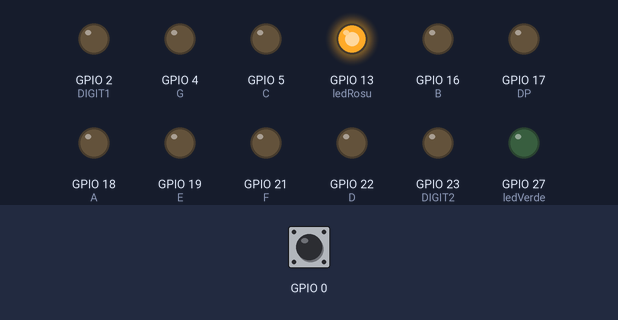
A sketch run on a simulated ESP32. Parts: output pins drawn as LEDs (lit = HIGH). Inputs (shaded band) come from the test bench; at power-on: GPIO 0 HIGH. Nothing arrives over Bluetooth unless stated; what the sketch prints to the serial monitor is not drawn.

Above: at 1.1 s.
At 11.1 s:
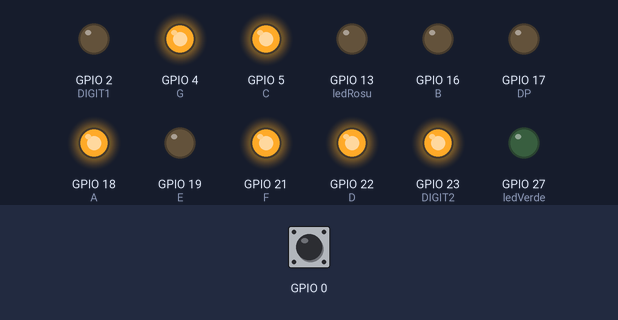
At 15.1 s:
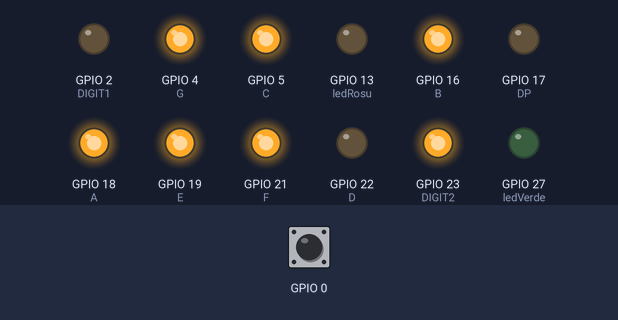
At 19.1 s:
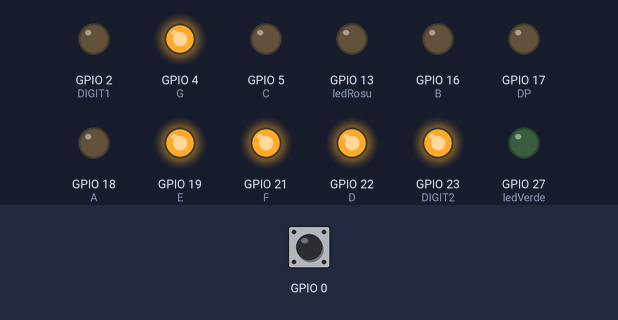
At 23.1 s:
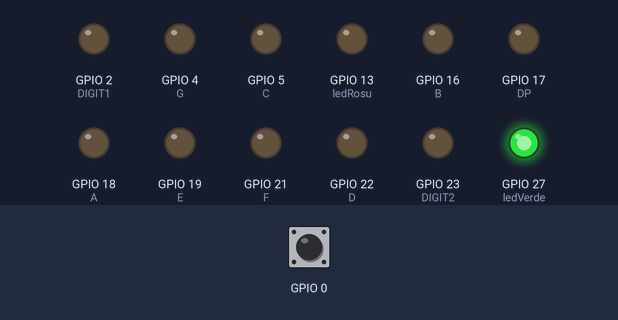
At 37.1 s:
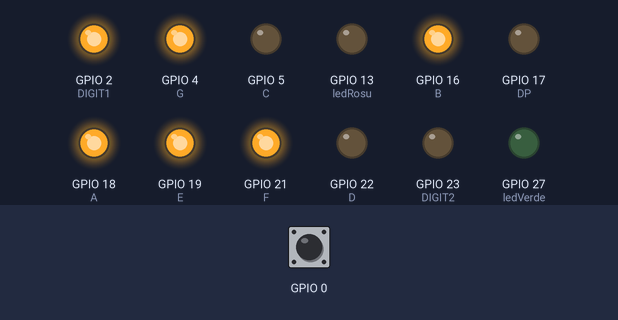
Timing chart, 0 to 40.0 s (numbered marks = the images above):
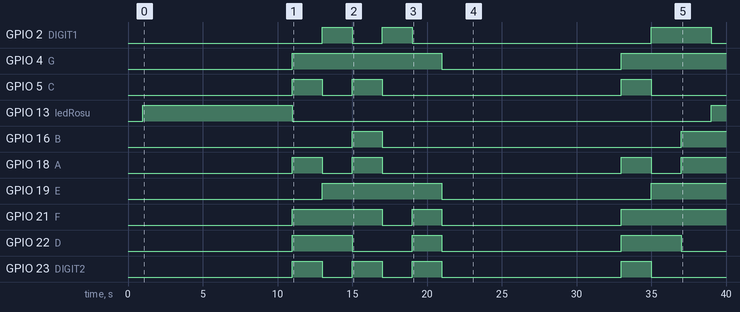

The sketch:

proiectPIAcodArduino.ino
```cpp
#define A 18
#define B 16
#define C 5
#define D 22
#define E 19
#define F 21
#define G 4
#define DP 17
#define DIGIT1 2
#define DIGIT2 23
#define ledRosu 13
#define ledGalben 12
#define ledVerde 27
#define T3 15
#define T6 14
#define T9 12
#include "BluetoothSerial.h"
#if !defined(CONFIG_BT_ENABLED) || !defined(CONFIG_BLUEDROID_ENABLED)
#error Bluetooth is not enabled! Please run make menuconfig to and enable it
#endif

BluetoothSerial SerialBT;

void setup() {
pinMode(ledRosu, OUTPUT);
pinMode(ledGalben, OUTPUT);
pinMode(ledVerde, OUTPUT);
pinMode(A, OUTPUT); //A
pinMode(B, OUTPUT); //B
pinMode(C, OUTPUT); //C
pinMode(D, OUTPUT); //D
pinMode(E, OUTPUT); //E
pinMode(F, OUTPUT); //F
pinMode(G, OUTPUT); //G
pinMode(DP, OUTPUT); //DP
pinMode(DIGIT1, OUTPUT); //DIGIT1
pinMode(DIGIT2, OUTPUT); //DIGIT2
pinMode(T3, INPUT);
pinMode(T6, INPUT);
pinMode(T9, INPUT);
Serial.begin(115200);
delay(1000);
SerialBT.begin("ESP-Echipa 8");
Serial.println("The device started, now you can pair it with bluetooth!");
}

void loop() {

if(digitalRead(T3==1)){
digitalWrite(ledRosu, HIGH);
SerialBT.println("Semaforul s-a facut rosu, va rog asteptati");
delay(2000);
SerialBT.println("Au mai ramas 8 secunde");
delay(2000);
SerialBT.println("Au mai ramas 6 secunde");
delay(2000);
SerialBT.println("Au mai ramas 4 secunde");
delay(2000);
SerialBT.println("Au mai ramas 2 secunde");
delay(2000);
digitalWrite(ledRosu, LOW);
digitalWrite(DIGIT1,LOW); //DIGIT1
digitalWrite(DIGIT2,HIGH); //DIGIT2
digitalWrite(A,HIGH); //a
digitalWrite(B,LOW); //b
digitalWrite(C,HIGH); //c
digitalWrite(D,HIGH); //d
digitalWrite(E,LOW); //e
digitalWrite(F,HIGH); //f
digitalWrite(G,HIGH); // g
delay(2000);
digitalWrite(DIGIT1,HIGH); //DIGIT1
digitalWrite(DIGIT2,LOW); //DIGIT2
digitalWrite(A,LOW); //a
digitalWrite(B,LOW); //b
digitalWrite(C,LOW); //c
digitalWrite(D,HIGH); //d
digitalWrite(E,HIGH); //e
digitalWrite(F,HIGH); //f
digitalWrite(G,HIGH); // g
delay(2000);
digitalWrite(DIGIT1,LOW); //DIGIT1
digitalWrite(DIGIT2,HIGH); //DIGIT2
digitalWrite(A,HIGH); //a
digitalWrite(B,HIGH); //b
digitalWrite(C,HIGH); //c
digitalWrite(D,LOW); //d
digitalWrite(E,HIGH); //e
digitalWrite(F,HIGH); //f
digitalWrite(G,HIGH); // g
delay(2000);
digitalWrite(DIGIT1,HIGH); //DIGIT1
digitalWrite(DIGIT2,LOW); //DIGIT2
digitalWrite(A,LOW); //a
digitalWrite(B,LOW); //b
digitalWrite(C,LOW); //c
digitalWrite(D,LOW); //d
digitalWrite(E,HIGH); //e
digitalWrite(F,LOW); //f
digitalWrite(G,HIGH); // g
delay(2000);
digitalWrite(DIGIT1,LOW); //DIGIT1
digitalWrite(DIGIT2,HIGH); //DIGIT2
digitalWrite(A,LOW); //a
digitalWrite(B,LOW); //b
digitalWrite(C,LOW); //c
digitalWrite(D,HIGH); //d
digitalWrite(E,HIGH); //e
digitalWrite(F,HIGH); //f
digitalWrite(G,HIGH); // g
delay(2000);
digitalWrite(DIGIT1,LOW); //DIGIT1
digitalWrite(DIGIT2,LOW); //DIGIT2
digitalWrite(A,LOW); //a
digitalWrite(B,LOW); //b
digitalWrite(C,LOW); //c
digitalWrite(D,LOW); //d
digitalWrite(E,LOW); //e
digitalWrite(F,LOW); //f
digitalWrite(G,LOW); // g
delay(2000);
digitalWrite(DIGIT1, LOW);
digitalWrite(DIGIT2, LOW);
}

if(digitalRead(T6==1)){
digitalWrite(ledVerde, HIGH);
SerialBT.println("Semaforul s-a facut verde, va rog traversati");
digitalWrite(ledGalben, HIGH);
delay(1000);
digitalWrite(ledGalben, LOW);
delay(1000);
SerialBT.println("Au mai ramas 8 secunde");
digitalWrite(ledGalben, HIGH);
delay(1000);
digitalWrite(ledGalben, LOW);
delay(500);
digitalWrite(ledGalben, HIGH);
delay(500);
SerialBT.println("Au mai ramas 6 secunde");
digitalWrite(ledGalben, LOW);
delay(500);
digitalWrite(ledGalben, HIGH);
delay(500);
digitalWrite(ledGalben, LOW);
delay(500);
digitalWrite(ledGalben, HIGH);
delay(500);
SerialBT.println("Au mai ramas 4 secunde");
delay(333.333);
digitalWrite(ledGalben, LOW);
delay(333.333);
digitalWrite(ledGalben, HIGH);
delay(333.333);
digitalWrite(ledGalben, LOW);
delay(333.333);
digitalWrite(ledGalben, HIGH);
delay(333.333);
digitalWrite(ledGalben, LOW);
delay(333.333);
SerialBT.println("Au mai ramas 2 secunde");
digitalWrite(ledGalben, HIGH);
delay(333.333);
digitalWrite(ledGalben, LOW);
delay(333.333);
digitalWrite(ledGalben, HIGH);
delay(333.333);
digitalWrite(ledGalben, LOW);
delay(333.333);
digitalWrite(ledGalben, HIGH);
delay(333.333);
digitalWrite(ledGalben, LOW);
delay(333.333);
digitalWrite(ledVerde, LOW);
digitalWrite(DIGIT1,LOW); //DIGIT1
digitalWrite(DIGIT2,HIGH); //DIGIT2
digitalWrite(A,HIGH); //a
digitalWrite(B,LOW); //b
digitalWrite(C,HIGH); //c
digitalWrite(D,HIGH); //d
digitalWrite(E,LOW); //e
digitalWrite(F,HIGH); //f
digitalWrite(G,HIGH); // g
delay(2000);
digitalWrite(DIGIT1,HIGH); //DIGIT1
digitalWrite(DIGIT2,LOW); //DIGIT2
digitalWrite(A,LOW); //a
digitalWrite(B,LOW); //b
digitalWrite(C,LOW); //c
digitalWrite(D,HIGH); //d
digitalWrite(E,HIGH); //e
digitalWrite(F,HIGH); //f
digitalWrite(G,HIGH); // g
delay(2000);
digitalWrite(DIGIT1,LOW); //DIGIT1
digitalWrite(DIGIT2,HIGH); //DIGIT2
digitalWrite(A,LOW); //a
digitalWrite(B,LOW); //b
digitalWrite(C,HIGH); //c
digitalWrite(D,HIGH); //d
digitalWrite(E,HIGH); //e
digitalWrite(F,LOW); //f
digitalWrite(G,HIGH); // g
delay(5);
digitalWrite(DIGIT1,HIGH); //DIGIT1
digitalWrite(DIGIT2,LOW); //DIGIT2
digitalWrite(A,HIGH); //a
digitalWrite(B,HIGH); //b
digitalWrite(C,LOW); //c
digitalWrite(D,LOW); //d
digitalWrite(E,HIGH); //e
digitalWrite(F,HIGH); //f
digitalWrite(G,HIGH); // g
delay(2000);
digitalWrite(DIGIT1, LOW);
digitalWrite(DIGIT2, LOW);
}

if(digitalRead(T9==1)){
digitalWrite(ledRosu, HIGH);
SerialBT.println("Semaforul s-a facut rosu, va rog asteptati");
delay(2000);
SerialBT.println("Au mai ramas 8 secunde");
delay(2000);
SerialBT.println("Au mai ramas 6 secunde");
delay(2000);
SerialBT.println("Au mai ramas 4 secunde");
delay(2000);
SerialBT.println("Au mai ramas 2 secunde");
delay(2000);
digitalWrite(ledRosu, LOW);
digitalWrite(ledVerde, HIGH);
SerialBT.println("Semaforul s-a facut verde, va rog traversati");
digitalWrite(ledGalben, HIGH);
delay(1000);
digitalWrite(ledGalben, LOW);
delay(1000);
SerialBT.println("Au mai ramas 8 secunde");
digitalWrite(ledGalben, HIGH);
delay(1000);
digitalWrite(ledGalben, LOW);
delay(500);
digitalWrite(ledGalben, HIGH);
delay(500);
SerialBT.println("Au mai ramas 6 secunde");
digitalWrite(ledGalben, LOW);
delay(500);
digitalWrite(ledGalben, HIGH);
delay(500);
digitalWrite(ledGalben, LOW);
delay(500);
digitalWrite(ledGalben, HIGH);
delay(500);
SerialBT.println("Au mai ramas 4 secunde");
delay(333.333);
digitalWrite(ledGalben, LOW);
delay(333.333);
digitalWrite(ledGalben, HIGH);
delay(333.333);
digitalWrite(ledGalben, LOW);
delay(333.333);
digitalWrite(ledGalben, HIGH);
delay(333.333);
digitalWrite(ledGalben, LOW);
delay(333.333);
SerialBT.println("Au mai ramas 2 secunde");
digitalWrite(ledGalben, HIGH);
delay(333.333);
digitalWrite(ledGalben, LOW);
delay(333.333);
digitalWrite(ledGalben, HIGH);
delay(333.333);
digitalWrite(ledGalben, LOW);
delay(333.333);
digitalWrite(ledGalben, HIGH);
delay(333.333);
digitalWrite(ledGalben, LOW);
delay(333.333);
digitalWrite(ledVerde, LOW);
}  
}
```

Measured:
- by itself, GPIO 2 (DIGIT1): goes HIGH 2.0 s, LOW 2.0 s, HIGH 2.0 s, LOW 16.0 s, HIGH 4.0 s, then LOW
- by itself, GPIO 4 (G): LOW → HIGH at 11.0 s, → LOW 10.0 s later, → HIGH 12.0 s later
- by itself, GPIO 5 (C): goes HIGH 2.0 s, LOW 2.0 s, HIGH 2.0 s, LOW 16.0 s, HIGH 2.0 s, then LOW
- by itself, GPIO 13 (ledRosu): LOW → HIGH at 1.0 s, → LOW 10.0 s later, → HIGH 28.0 s later
- by itself, GPIO 16 (B): LOW → HIGH at 15.0 s, → LOW 2.0 s later, → HIGH 20.0 s later
- by itself, GPIO 18 (A): goes HIGH 2.0 s, LOW 2.0 s, HIGH 2.0 s, LOW 16.0 s, HIGH 2.0 s, LOW 2.0 s, then HIGH
- by itself, GPIO 19 (E): LOW → HIGH at 13.0 s, → LOW 8.0 s later, → HIGH 14.0 s later
- by itself, GPIO 21 (F): goes HIGH 6.0 s, LOW 2.0 s, HIGH 2.0 s, LOW 12.0 s, then HIGH
